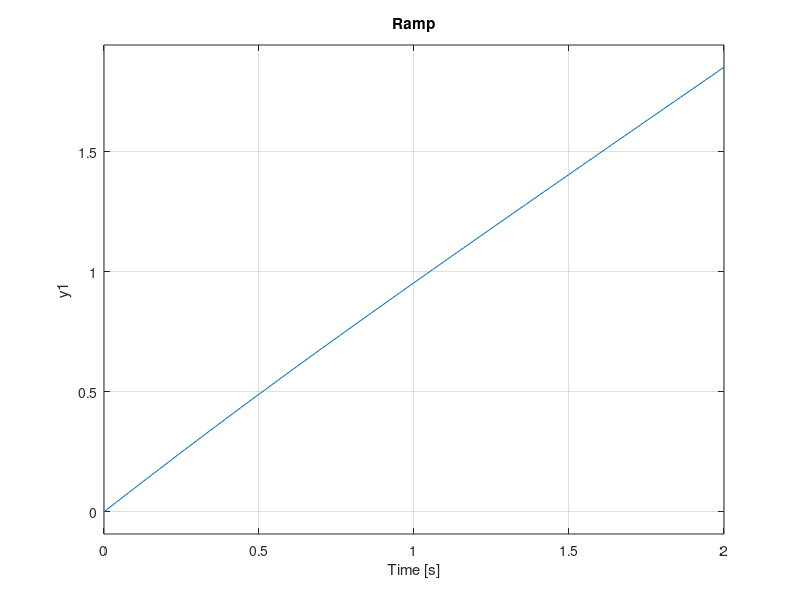
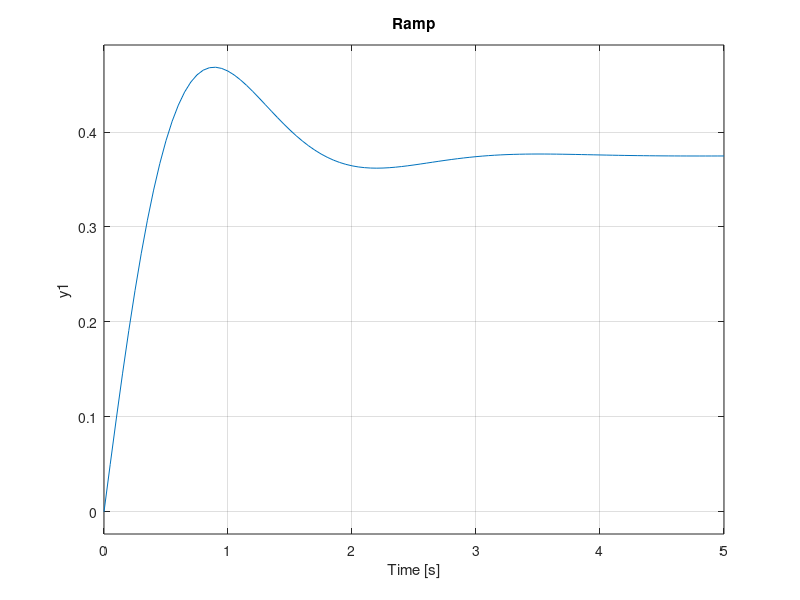

Reproduce these figures in MATLAB, in order.
G1=tf(1,[1 6 8]);
G2=tf(8,[1 3 0]);
s=tf('s')
t = 1:0.01:2;

G1s=feedback(1,G1)
G2s=feedback(1,G2)
figure
subplot(3,1,1),step(G1s)
subplot(3,1,2),impulse(G1s)
subplot(3,1,3),step(G1s/s);
title('Ramp')

figure(2)
subplot(3,1,1),step(G2s)
subplot(3,1,2),impulse(G2s)
subplot(3,1,3),step(G2s/s);
title('Ramp')